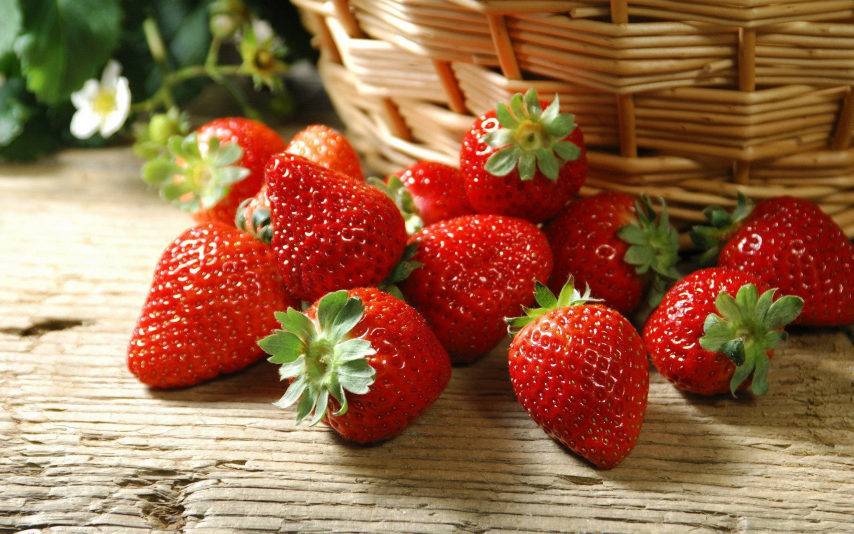
#> input picture src/pics/strawberries.webp, 2560 x 1600 px (shown at 1/3 size)
$ jupyter execute Cropping.ipynb
#> lines starting #> are read from the running program, lines starting #| are printed output that depends on the picture
# МАНИПУЛИРОВАНИЕ ИЗОБРАЖЕНИЕМ

[cell 1]
from PIL import Image

[cell 2]
src_pic = "../pics/strawberries.webp"

[cell 3]
img = Image.open(src_pic)
#> img is the input picture: PIL image 2560x1600 RGB; mean R, G, B 152.1, 105.1, 72.3
img_copy = img.copy()

[cell 4]
img_copy.show()

[cell 5]
img_copy.size
#> Out = (2560, 1600)

## Измените размер изображения пропорционально

[cell 6]
img_copy.thumbnail((1280, 900))
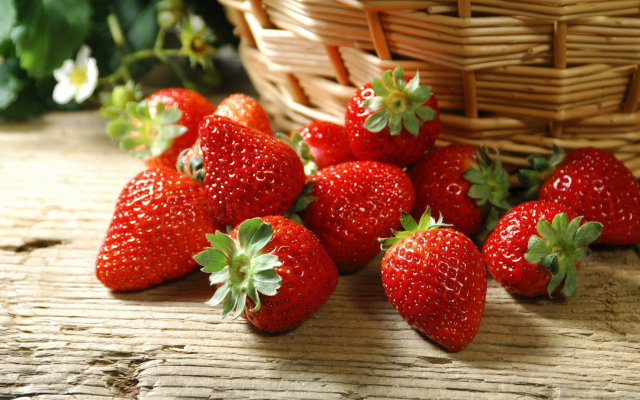
#> img_copy: PIL image 1280x800 RGB (shown at 1/2 size); mean R, G, B 152.1, 105.1, 72.3
img_copy.size
#> Out = (1280, 800)

Стоит заметить, что ширина стала не 900, а 800, так как метод изменяет размер _пропорционально_

## Создание версии изображения указанного размера

Необязательно пропорционально измкеняется размер:

[cell 7]
new_size = (1280, 900)
new_img = img.resize(new_size)
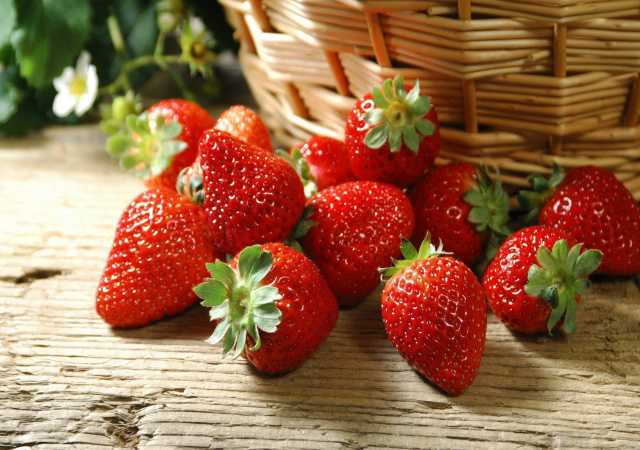
#> new_img: PIL image 1280x900 RGB (shown at 1/2 size); mean R, G, B 152.1, 105.1, 72.3
new_img.size
#> Out = (1280, 900)

## Cropping

### Вырезка области изображения и изменение его размеров

Метод crop - [X_left_upper, Y_left_upper, X_right_down, Y_right_down]
<pre>
*-------------------
|                   |
|                   |
|                   |
|                   |
--------------------*
</pre>

[cell 8]
cropped_size = [img.size[0]// 4, img.size[1] // 2, img.size[0] * 2.5 // 4, img.size[1] * 9 // 10]
#> cropped_size = [640, 800, 1600, 1440]

[cell 9]
img_cropped = img.crop(cropped_size)
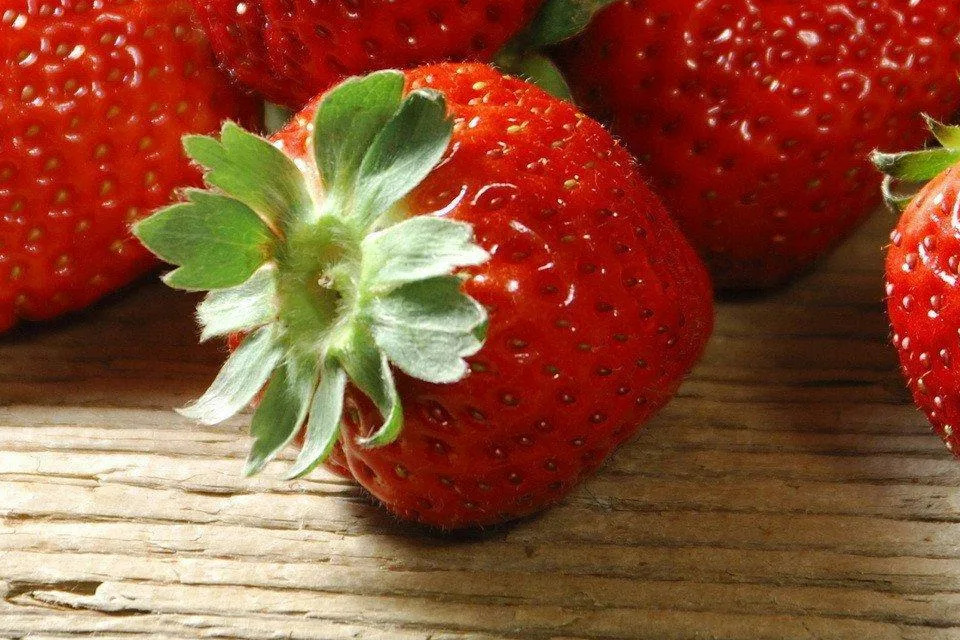
#> img_cropped: PIL image 960x640 RGB; mean R, G, B 139.4, 77.6, 51.3
img_cropped.load()      # преобразуем в изображение
img_cropped.show()

При этом размеры исходного изображения не меняютются:

[cell 10]
img.size
#> Out = (2560, 1600)

## Изменение размера изображения

Получим тот же результат без load():

[cell 11]
new_cropped_img = img_cropped.resize((int(cropped_size[2] - cropped_size[0]), int(cropped_size[3] - cropped_size[1])))
#                                                    x                                  y
new_cropped_img.show()

[cell 12]
new_cropped_img.size
#> Out = (960, 640)

## Вращение изображения

[cell 13]
img_rotated = img.rotate(90)
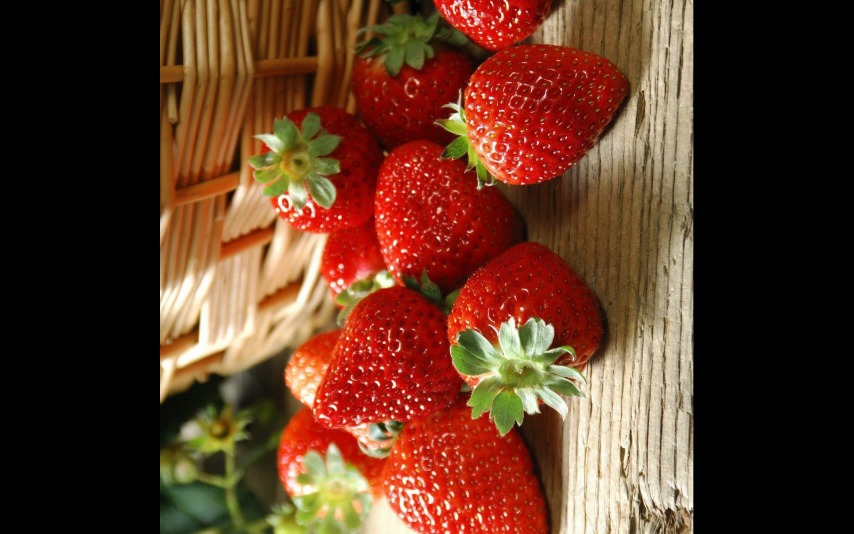
#> img_rotated: PIL image 2560x1600 RGB (shown at 1/3 size); mean R, G, B 94.4, 56.2, 36.5
img_rotated.show()

[cell 14]
print(img.size)         # размер изображения до поворота
#| (2560, 1600)
print(img_rotated.size) # размер изображения после поворота
#| (2560, 1600)

Можно заметить, что хоть картинка повернулась, размеры остались теми же

[cell 15]
img_rotated = img.rotate(45, expand=True)   # уголки не обрезаются
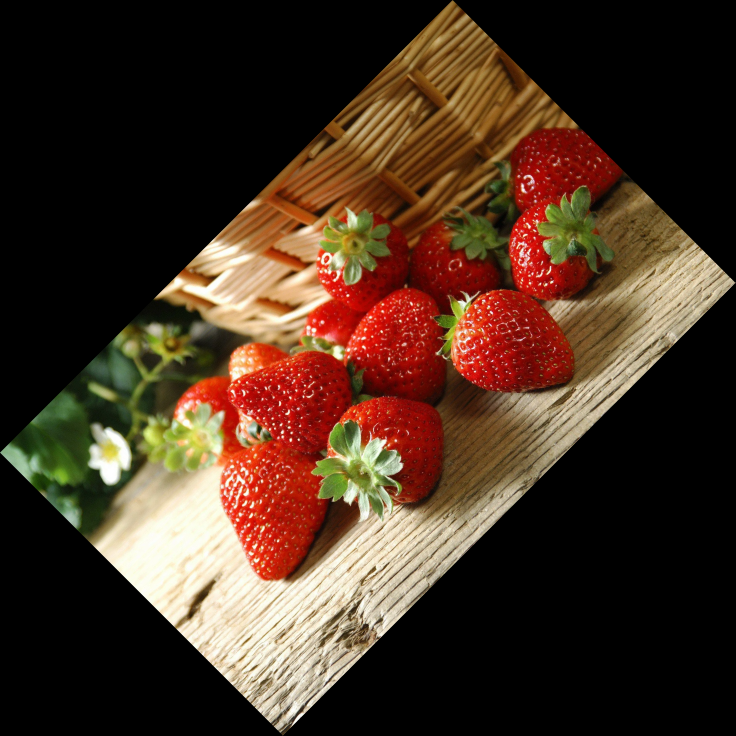
#> img_rotated: PIL image 2942x2942 RGB (shown at 1/4 size); mean R, G, B 72, 49.7, 34.2
img_rotated.show()

[cell 16]
print(img_rotated.size)
#| (2942, 2942)

Изображение вошло полностью (без вырезанных уголков) => размер увеличился

## Получите горизонтальный и зеркальный образ изображения

Зеркальный образ отностительно вертикальной линии:

[cell 17]
img_transposed = img.transpose(Image.FLIP_LEFT_RIGHT)   # левая и правая сторона меняются местами
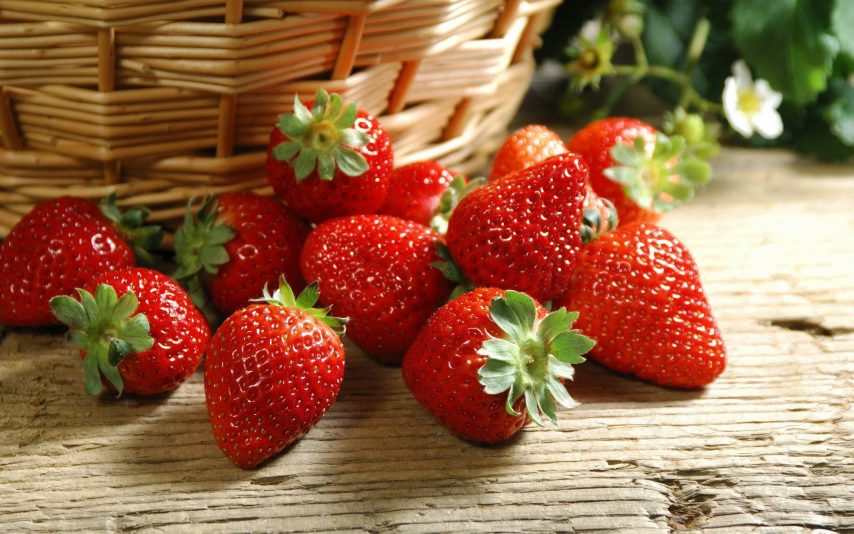
#> img_transposed: PIL image 2560x1600 RGB (shown at 1/3 size); mean R, G, B 152.1, 105.1, 72.3
img_transposed.show()

Зеркальный образо относительно горизонтальной линии:

[cell 18]
img_transposed = img.transpose(Image.FLIP_TOP_BOTTOM)
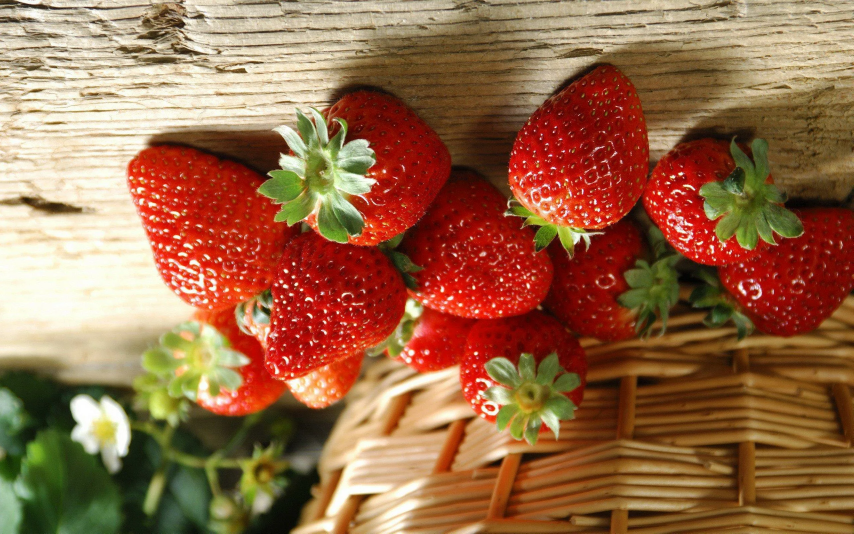
#> img_transposed: PIL image 2560x1600 RGB (shown at 1/3 size); mean R, G, B 152.1, 105.1, 72.3
img_transposed.show()

[cell 19]
img_transposed = img.transpose(Image.ROTATE_180)
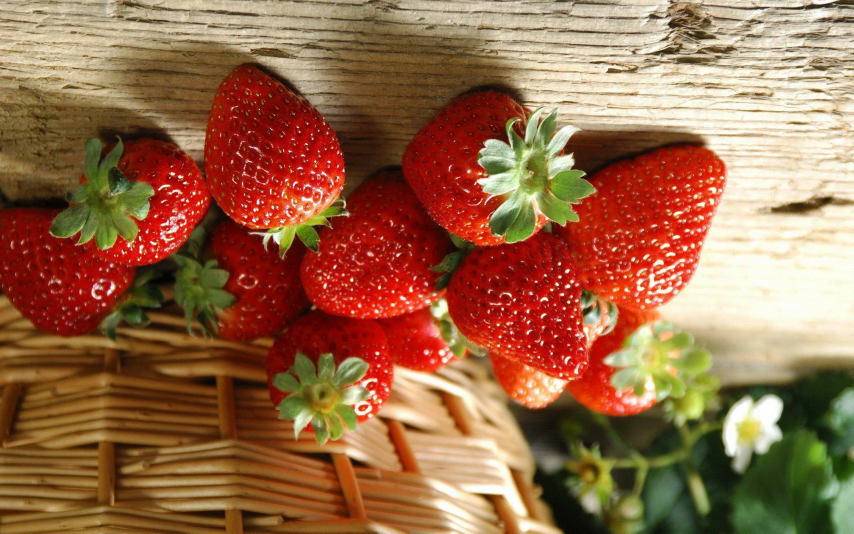
#> img_transposed: PIL image 2560x1600 RGB (shown at 1/3 size); mean R, G, B 152.1, 105.1, 72.3
img.show()

$ run again, with src/pics/dog_and_flowers.webp copied over src/pics/strawberries.webp
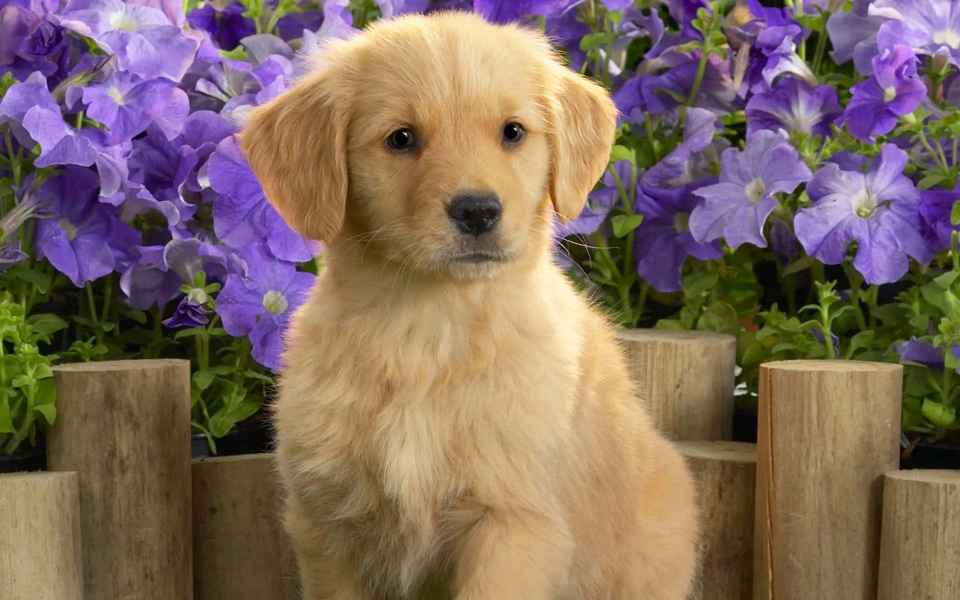
#> input picture src/pics/dog_and_flowers.webp, 1920 x 1200 px (shown at 1/2 size)
#> img is the input picture: PIL image 1920x1200 RGB; mean R, G, B 128.5, 107.2, 95.2
#| (1920, 1200)
#| (1920, 1200)
#> `img_rotated = img.rotate(45, expand=True)`:
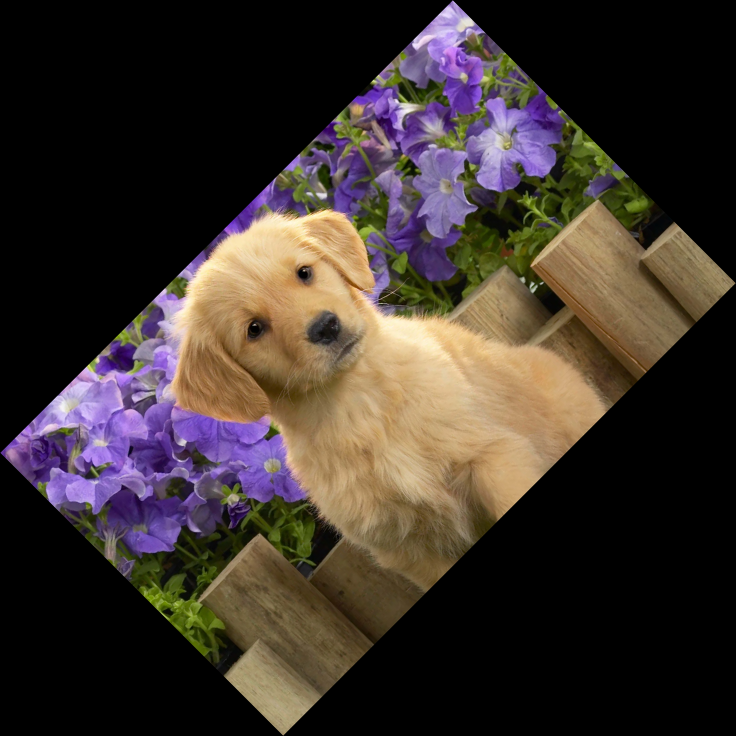
#> img_rotated: PIL image 2208x2208 RGB (shown at 1/3 size); mean R, G, B 60.7, 50.7, 45
#| (2208, 2208)
#> `img_transposed = img.transpose(Image.ROTATE_180)`:
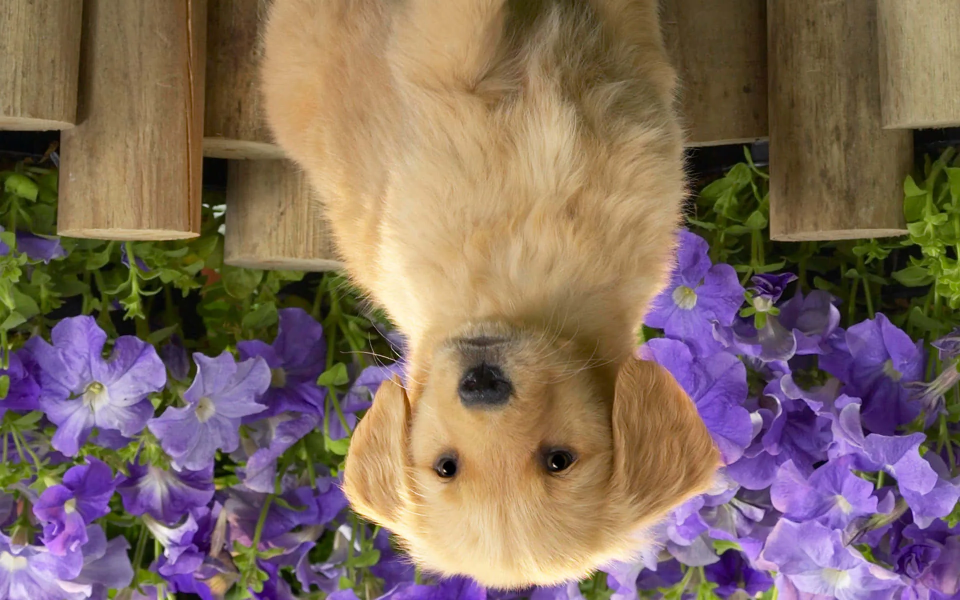
#> img_transposed: PIL image 1920x1200 RGB (shown at 1/2 size); mean R, G, B 128.5, 107.2, 95.2

$ run again, with src/pics/dog_and_grass.webp copied over src/pics/strawberries.webp
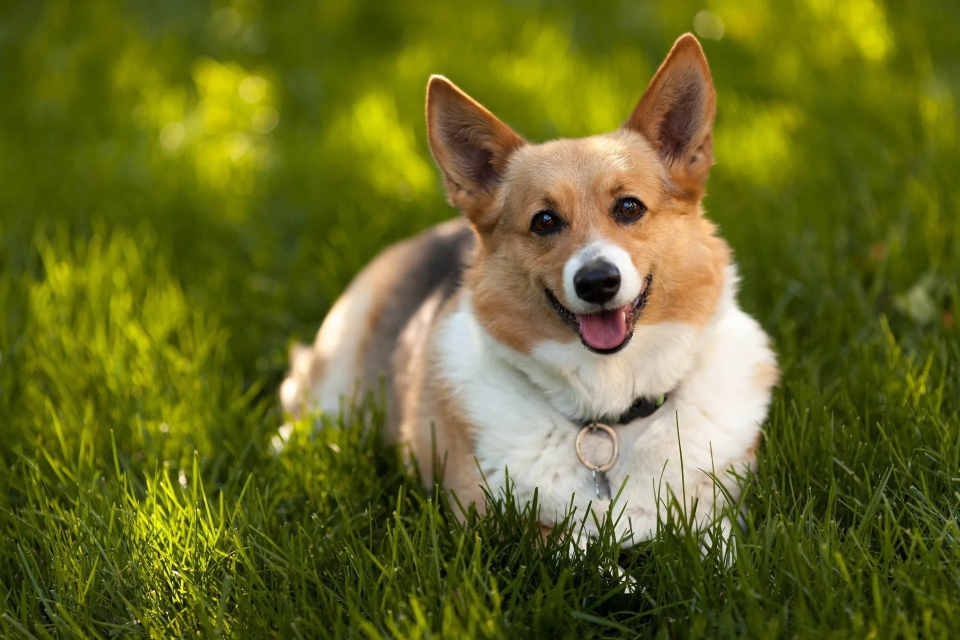
#> input picture src/pics/dog_and_grass.webp, 1920 x 1280 px (shown at 1/2 size)
#> img is the input picture: PIL image 1920x1280 RGB; mean R, G, B 103.8, 106.3, 36.6
#| (1920, 1280)
#| (1920, 1280)
#> `img_rotated = img.rotate(45, expand=True)`:
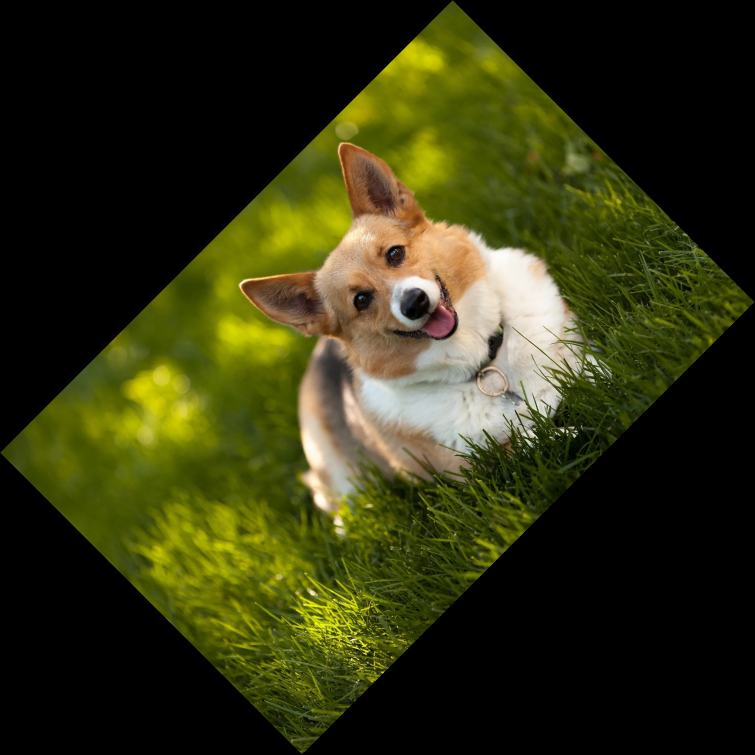
#> img_rotated: PIL image 2264x2264 RGB (shown at 1/3 size); mean R, G, B 49.8, 51, 17.5
#| (2264, 2264)
#> `img_transposed = img.transpose(Image.ROTATE_180)`:
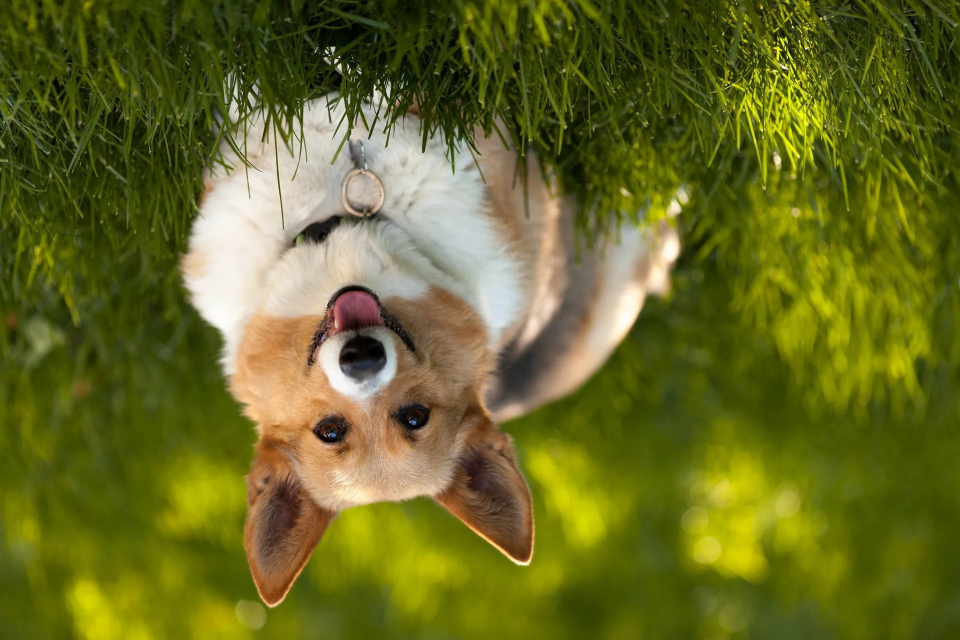
#> img_transposed: PIL image 1920x1280 RGB (shown at 1/2 size); mean R, G, B 103.8, 106.3, 36.6
